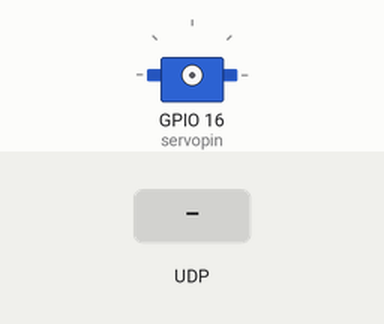
This program was run on a simulated Raspberry Pi (BCM pin numbers). Shown: servo. Inputs (shaded band) come from the test bench. Servo angles are drawn from the pulse width (0.5 ms = 0°, 2.5 ms = 180°); what the program prints to the terminal is not drawn.

Above: at 1.2 s.
1.3 s: UDP packet "1" arrives
2.8 s: UDP packet "0" arrives
At 3.2 s:
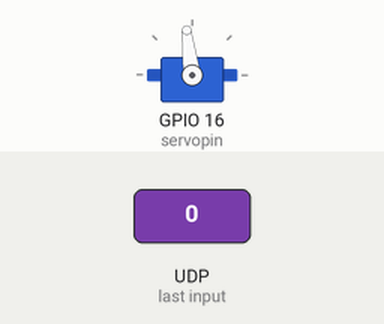
4.3 s: UDP packet "1" arrives
At 5.6 s:
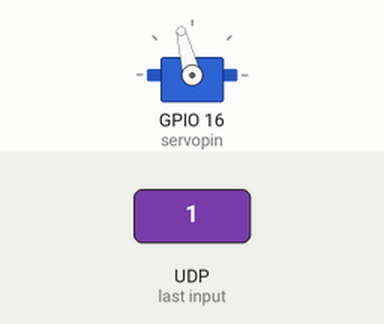
Timing chart, 0 to 7.3 s (numbered marks = the images above; inputs shaded):
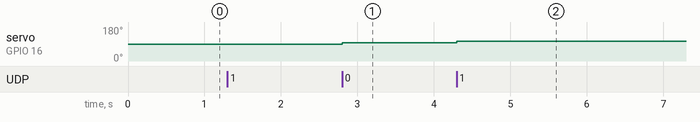

Measured:
- after the input at 2.8 s, servo on GPIO 16 (servopin): 90° → 97° at once
- after the input at 4.3 s, servo on GPIO 16 (servopin): 97° → 104° at once

The program:

Pi_godEye_1.py
```python
#!/usr/bin/env python

from socket import *
from time import ctime
import RPi.GPIO as GPIO
import time
import signal
import atexit

num = 1
host = '' #监听所有的ip
port = 13141+num*1000 #接口必 须一致

bufsize = 1024000
addr = (host,port)

udpServer = socket(AF_INET,SOCK_DGRAM)
udpServer.bind(addr) #开始监听
data,addr= udpServer.recvfrom(bufsize)  #接收数据和返回地址
    #处理数据
data = data.decode(encoding="utf-8")
udpServer.sendto(data.encode(encoding='utf-8'),addr)
    #发送数据

i=7.5

atexit.register(GPIO.cleanup)
servopin = 16
GPIO.setmode(GPIO.BCM)
GPIO.setup(servopin, GPIO.OUT, initial=False)
p = GPIO.PWM(servopin,50) #50HZ
p.start(0)
p.ChangeDutyCycle(i) #设置转动角度
time.sleep(0.2)                      #等该20ms周期结束 ,转动时间
p.ChangeDutyCycle(0)                  #归零信号
time.sleep(0.02)
#curdata = [240,240]
#cur = 1
#lastdata = [240]
#last = 0

while True:
    while(2<i<12):
                        #转动间隔

        data,addr= udpServer.recvfrom(bufsize)  #接收数据和返回地址
        #处理数据
        data = data.decode(encoding="utf-8")

        #发送数据
        data = int(data)
    #curdata.append(data)
    #lastdata.append(data)
    #last+=1
    #deltdata = lastdata[last] - curdata[last]
        if(data==1000):
            i = 7.5
        if(data==900):
            i = i+0.3
        if(data==800):
            i = i-0.3
        if(data<=210): #当物体偏左，应当向左转
            i=i-0.3 # 当物体在200到210之间，应当反向旋转消除延迟惯性
            if(data<=200):
                i=i+0.3
            if(data<=80):
                i=i+0.4 #0.4

        elif(data>=290 and data<490):
            i=i+0.3
            if(data>=300):
                i=i-0.3
            if(data>=420):
                i=i-0.4 #0.4
        else:
            i=i
        if(i<=2):
            i=i+1

        elif(i>=12):
            i=i-1
        print(num,'Position and Duty：{0:>4d}  {1:>.4f}'.format(data,i))
        #data = str(i)
        #udpServer.sendto(data.encode(encoding='utf-8'),addr)

        p.ChangeDutyCycle(i) #设置转动角度
        time.sleep(0.08)                      #等该20ms周期结束 ,转动时间
        p.ChangeDutyCycle(0)                  #归零信号
        time.sleep(0.02)

udpServer.close()
```
